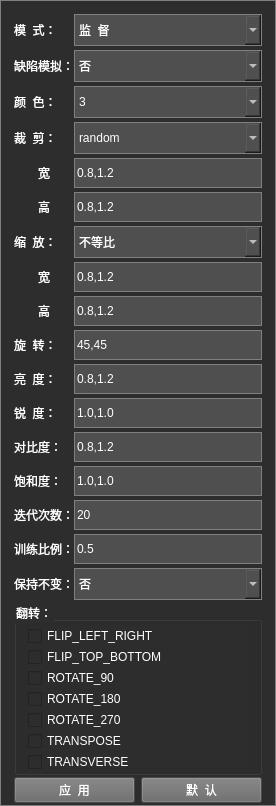
<?xml version="1.0" encoding="UTF-8"?>
<ui version="4.0">
 <class>parameterConfigForm</class>
 <widget class="QWidget" name="parameterConfigForm">
  <property name="geometry">
   <rect>
    <x>0</x>
    <y>0</y>
    <width>276</width>
    <height>750</height>
   </rect>
  </property>
  <property name="windowTitle">
   <string>parameterConfigForm</string>
  </property>
  <property name="styleSheet">
   <string notr="true">background-color: rgb(45, 45, 45);</string>
  </property>
  <layout class="QGridLayout" name="gridLayout">
   <property name="leftMargin">
    <number>0</number>
   </property>
   <property name="topMargin">
    <number>0</number>
   </property>
   <property name="rightMargin">
    <number>0</number>
   </property>
   <property name="bottomMargin">
    <number>0</number>
   </property>
   <property name="spacing">
    <number>0</number>
   </property>
   <item row="0" column="0">
    <widget class="QGroupBox" name="groupBox_5">
     <property name="styleSheet">
      <string notr="true">QGroupBox#groupBox_5{
border:1px solid gray;
	color: rgb(255, 255, 255);
/*color: rgb(255, 255, 255);*/
	background-color: rgb(45, 45, 45);
}</string>
     </property>
     <property name="title">
      <string/>
     </property>
     <layout class="QVBoxLayout" name="verticalLayout_3" stretch="1,1,0">
      <property name="spacing">
       <number>2</number>
      </property>
      <property name="topMargin">
       <number>8</number>
      </property>
      <property name="bottomMargin">
       <number>0</number>
      </property>
      <item>
       <layout class="QGridLayout" name="gridLayout_5">
        <property name="horizontalSpacing">
         <number>0</number>
        </property>
        <property name="verticalSpacing">
         <number>4</number>
        </property>
        <item row="9" column="1">
         <widget class="QLineEdit" name="edit_rotate_range">
          <property name="minimumSize">
           <size>
            <width>0</width>
            <height>30</height>
           </size>
          </property>
          <property name="font">
           <font>
            <pointsize>9</pointsize>
           </font>
          </property>
          <property name="styleSheet">
           <string notr="true">background-color: rgb(79, 79, 79);
color: rgb(255, 255, 255);
border:1px solid gray;</string>
          </property>
          <property name="text">
           <string>45,45</string>
          </property>
         </widget>
        </item>
        <item row="7" column="0">
         <widget class="QLabel" name="label_8">
          <property name="font">
           <font>
            <pointsize>9</pointsize>
           </font>
          </property>
          <property name="styleSheet">
           <string notr="true">color: rgb(255, 255, 255);</string>
          </property>
          <property name="text">
           <string>宽</string>
          </property>
          <property name="alignment">
           <set>Qt::AlignCenter</set>
          </property>
         </widget>
        </item>
        <item row="2" column="1">
         <widget class="QComboBox" name="com_color">
          <property name="font">
           <font>
            <pointsize>9</pointsize>
           </font>
          </property>
          <property name="styleSheet">
           <string notr="true">QComboBox{
border:1px solid gray;
color: rgb(255, 255, 255);
background-color: rgb(79, 79, 79);
height: 30px;
}
/* 下拉后，整个下拉窗体样式 */
QComboBox QAbstractItemView {
    /*outline: 1px solid gray;    选定项的虚框 */
    border: 0px solid gray;   /* 整个下拉窗体的边框 */
    color: white;
    background-color: #545454;   /* 整个下拉窗体的背景色 */
    selection-background-color: #55aaff;   /* 整个下拉窗体被选中项的背景色 */
}

/* 下拉后，整个下拉窗体每项的样式 */
QComboBox QAbstractItemView::item {
    height: 50px;   /* 项的高度 */
}

/* 下拉后，整个下拉窗体越过每项的样式 */
QComboBox QAbstractItemView::item:hover {
    color: #FFFFFF;
    background-color: #55aaff;   /* 整个下拉窗体越过每项的背景色 */
}

/* 下拉后，整个下拉窗体被选择的每项的样式 */
QComboBox QAbstractItemView::item:selected {
    color: #FFFFFF;
    background-color: #55aaff;
}</string>
          </property>
          <property name="currentIndex">
           <number>2</number>
          </property>
          <item>
           <property name="text">
            <string>1</string>
           </property>
          </item>
          <item>
           <property name="text">
            <string>2</string>
           </property>
          </item>
          <item>
           <property name="text">
            <string>3</string>
           </property>
          </item>
          <item>
           <property name="text">
            <string>4</string>
           </property>
          </item>
          <item>
           <property name="text">
            <string>5</string>
           </property>
          </item>
          <item>
           <property name="text">
            <string>6</string>
           </property>
          </item>
          <item>
           <property name="text">
            <string>7</string>
           </property>
          </item>
          <item>
           <property name="text">
            <string>8</string>
           </property>
          </item>
         </widget>
        </item>
        <item row="0" column="1">
         <widget class="QComboBox" name="com_mode_supervised">
          <property name="font">
           <font>
            <pointsize>9</pointsize>
           </font>
          </property>
          <property name="styleSheet">
           <string notr="true">QComboBox{
border:1px solid gray;
color: rgb(255, 255, 255);
background-color: rgb(79, 79, 79);
height: 30px;
}
/* 下拉后，整个下拉窗体样式 */
QComboBox QAbstractItemView {
    /*outline: 1px solid gray;    选定项的虚框 */
    border: 0px solid gray;   /* 整个下拉窗体的边框 */
    color: white;
    background-color: #545454;   /* 整个下拉窗体的背景色 */
    selection-background-color: #55aaff;   /* 整个下拉窗体被选中项的背景色 */
}

/* 下拉后，整个下拉窗体每项的样式 */
QComboBox QAbstractItemView::item {
    height: 50px;   /* 项的高度 */
}

/* 下拉后，整个下拉窗体越过每项的样式 */
QComboBox QAbstractItemView::item:hover {
    color: #FFFFFF;
    background-color: #55aaff;   /* 整个下拉窗体越过每项的背景色 */
}

/* 下拉后，整个下拉窗体被选择的每项的样式 */
QComboBox QAbstractItemView::item:selected {
    color: #FFFFFF;
    background-color: #55aaff;
}</string>
          </property>
          <item>
           <property name="text">
            <string>监  督</string>
           </property>
          </item>
          <item>
           <property name="text">
            <string>无监督</string>
           </property>
          </item>
         </widget>
        </item>
        <item row="8" column="0">
         <widget class="QLabel" name="label_9">
          <property name="font">
           <font>
            <pointsize>9</pointsize>
           </font>
          </property>
          <property name="styleSheet">
           <string notr="true">color: rgb(255, 255, 255);</string>
          </property>
          <property name="text">
           <string>高</string>
          </property>
          <property name="alignment">
           <set>Qt::AlignCenter</set>
          </property>
         </widget>
        </item>
        <item row="5" column="1">
         <widget class="QLineEdit" name="edit_crop_size_h">
          <property name="minimumSize">
           <size>
            <width>0</width>
            <height>30</height>
           </size>
          </property>
          <property name="font">
           <font>
            <pointsize>9</pointsize>
           </font>
          </property>
          <property name="styleSheet">
           <string notr="true">background-color: rgb(79, 79, 79);
color: rgb(255, 255, 255);
border:1px solid gray;</string>
          </property>
          <property name="text">
           <string>0.8,1.2</string>
          </property>
         </widget>
        </item>
        <item row="7" column="1">
         <widget class="QLineEdit" name="edit_range_h">
          <property name="minimumSize">
           <size>
            <width>0</width>
            <height>30</height>
           </size>
          </property>
          <property name="font">
           <font>
            <pointsize>9</pointsize>
           </font>
          </property>
          <property name="styleSheet">
           <string notr="true">background-color: rgb(79, 79, 79);
color: rgb(255, 255, 255);
border:1px solid gray;</string>
          </property>
          <property name="text">
           <string>0.8,1.2</string>
          </property>
         </widget>
        </item>
        <item row="0" column="0">
         <widget class="QLabel" name="label_2">
          <property name="font">
           <font>
            <pointsize>9</pointsize>
           </font>
          </property>
          <property name="styleSheet">
           <string notr="true">color: rgb(255, 255, 255);</string>
          </property>
          <property name="text">
           <string>模  式：</string>
          </property>
         </widget>
        </item>
        <item row="3" column="1">
         <widget class="QComboBox" name="com_crop_mode">
          <property name="font">
           <font>
            <pointsize>9</pointsize>
           </font>
          </property>
          <property name="styleSheet">
           <string notr="true">QComboBox{
border:1px solid gray;
color: rgb(255, 255, 255);
background-color: rgb(79, 79, 79);
height: 30px;
}
/* 下拉后，整个下拉窗体样式 */
QComboBox QAbstractItemView {
    /*outline: 1px solid gray;    选定项的虚框 */
    border: 0px solid gray;   /* 整个下拉窗体的边框 */
    color: white;
    background-color: #545454;   /* 整个下拉窗体的背景色 */
    selection-background-color: #55aaff;   /* 整个下拉窗体被选中项的背景色 */
}

/* 下拉后，整个下拉窗体每项的样式 */
QComboBox QAbstractItemView::item {
    height: 50px;   /* 项的高度 */
}

/* 下拉后，整个下拉窗体越过每项的样式 */
QComboBox QAbstractItemView::item:hover {
    color: #FFFFFF;
    background-color: #55aaff;   /* 整个下拉窗体越过每项的背景色 */
}

/* 下拉后，整个下拉窗体被选择的每项的样式 */
QComboBox QAbstractItemView::item:selected {
    color: #FFFFFF;
    background-color: #55aaff;
}</string>
          </property>
          <item>
           <property name="text">
            <string>random</string>
           </property>
          </item>
          <item>
           <property name="text">
            <string>center</string>
           </property>
          </item>
         </widget>
        </item>
        <item row="14" column="1">
         <widget class="QLineEdit" name="edit_epoch">
          <property name="minimumSize">
           <size>
            <width>0</width>
            <height>30</height>
           </size>
          </property>
          <property name="font">
           <font>
            <pointsize>9</pointsize>
           </font>
          </property>
          <property name="styleSheet">
           <string notr="true">background-color: rgb(79, 79, 79);
color: rgb(255, 255, 255);
border:1px solid gray;</string>
          </property>
          <property name="text">
           <string>20</string>
          </property>
         </widget>
        </item>
        <item row="15" column="1">
         <widget class="QLineEdit" name="edit_train_ratio">
          <property name="minimumSize">
           <size>
            <width>0</width>
            <height>30</height>
           </size>
          </property>
          <property name="font">
           <font>
            <pointsize>9</pointsize>
           </font>
          </property>
          <property name="styleSheet">
           <string notr="true">background-color: rgb(79, 79, 79);
color: rgb(255, 255, 255);
border:1px solid gray;</string>
          </property>
          <property name="text">
           <string>0.5</string>
          </property>
         </widget>
        </item>
        <item row="1" column="1">
         <widget class="QComboBox" name="com_defect_simulation">
          <property name="font">
           <font>
            <pointsize>9</pointsize>
           </font>
          </property>
          <property name="styleSheet">
           <string notr="true">QComboBox{
border:1px solid gray;
color: rgb(255, 255, 255);
background-color: rgb(79, 79, 79);
height: 30px;
}
/* 下拉后，整个下拉窗体样式 */
QComboBox QAbstractItemView {
    /*outline: 1px solid gray;    选定项的虚框 */
    border: 0px solid gray;   /* 整个下拉窗体的边框 */
    color: white;
    background-color: #545454;   /* 整个下拉窗体的背景色 */
    selection-background-color: #55aaff;   /* 整个下拉窗体被选中项的背景色 */
}

/* 下拉后，整个下拉窗体每项的样式 */
QComboBox QAbstractItemView::item {
    height: 50px;   /* 项的高度 */
}

/* 下拉后，整个下拉窗体越过每项的样式 */
QComboBox QAbstractItemView::item:hover {
    color: #FFFFFF;
    background-color: #55aaff;   /* 整个下拉窗体越过每项的背景色 */
}

/* 下拉后，整个下拉窗体被选择的每项的样式 */
QComboBox QAbstractItemView::item:selected {
    color: #FFFFFF;
    background-color: #55aaff;
}</string>
          </property>
          <item>
           <property name="text">
            <string>否</string>
           </property>
          </item>
          <item>
           <property name="text">
            <string>是</string>
           </property>
          </item>
         </widget>
        </item>
        <item row="6" column="1">
         <widget class="QComboBox" name="com_resize_mode">
          <property name="font">
           <font>
            <pointsize>9</pointsize>
           </font>
          </property>
          <property name="styleSheet">
           <string notr="true">QComboBox{
border:1px solid gray;
color: rgb(255, 255, 255);
background-color: rgb(79, 79, 79);
height: 30px;
}
/* 下拉后，整个下拉窗体样式 */
QComboBox QAbstractItemView {
    /*outline: 1px solid gray;    选定项的虚框 */
    border: 0px solid gray;   /* 整个下拉窗体的边框 */
    color: white;
    background-color: #545454;   /* 整个下拉窗体的背景色 */
    selection-background-color: #55aaff;   /* 整个下拉窗体被选中项的背景色 */
}

/* 下拉后，整个下拉窗体每项的样式 */
QComboBox QAbstractItemView::item {
    height: 50px;   /* 项的高度 */
}

/* 下拉后，整个下拉窗体越过每项的样式 */
QComboBox QAbstractItemView::item:hover {
    color: #FFFFFF;
    background-color: #55aaff;   /* 整个下拉窗体越过每项的背景色 */
}

/* 下拉后，整个下拉窗体被选择的每项的样式 */
QComboBox QAbstractItemView::item:selected {
    color: #FFFFFF;
    background-color: #55aaff;
}</string>
          </property>
          <item>
           <property name="text">
            <string>不等比</string>
           </property>
          </item>
          <item>
           <property name="text">
            <string>等比例</string>
           </property>
          </item>
         </widget>
        </item>
        <item row="5" column="0">
         <widget class="QLabel" name="label_20">
          <property name="font">
           <font>
            <pointsize>9</pointsize>
           </font>
          </property>
          <property name="styleSheet">
           <string notr="true">color: rgb(255, 255, 255);</string>
          </property>
          <property name="text">
           <string>高</string>
          </property>
          <property name="alignment">
           <set>Qt::AlignCenter</set>
          </property>
         </widget>
        </item>
        <item row="15" column="0">
         <widget class="QLabel" name="label_19">
          <property name="font">
           <font>
            <pointsize>9</pointsize>
           </font>
          </property>
          <property name="styleSheet">
           <string notr="true">color: rgb(255, 255, 255);</string>
          </property>
          <property name="text">
           <string>训练比例：</string>
          </property>
         </widget>
        </item>
        <item row="6" column="0">
         <widget class="QLabel" name="label_7">
          <property name="font">
           <font>
            <pointsize>9</pointsize>
           </font>
          </property>
          <property name="styleSheet">
           <string notr="true">color: rgb(255, 255, 255);</string>
          </property>
          <property name="text">
           <string>缩  放：</string>
          </property>
         </widget>
        </item>
        <item row="9" column="0">
         <widget class="QLabel" name="label_10">
          <property name="font">
           <font>
            <pointsize>9</pointsize>
           </font>
          </property>
          <property name="styleSheet">
           <string notr="true">color: rgb(255, 255, 255);</string>
          </property>
          <property name="text">
           <string>旋  转：</string>
          </property>
         </widget>
        </item>
        <item row="8" column="1">
         <widget class="QLineEdit" name="edit_range_w">
          <property name="minimumSize">
           <size>
            <width>0</width>
            <height>30</height>
           </size>
          </property>
          <property name="font">
           <font>
            <pointsize>9</pointsize>
           </font>
          </property>
          <property name="styleSheet">
           <string notr="true">background-color: rgb(79, 79, 79);
color: rgb(255, 255, 255);
border:1px solid gray;</string>
          </property>
          <property name="text">
           <string>0.8,1.2</string>
          </property>
         </widget>
        </item>
        <item row="11" column="1">
         <widget class="QLineEdit" name="edit_sharp">
          <property name="minimumSize">
           <size>
            <width>0</width>
            <height>30</height>
           </size>
          </property>
          <property name="font">
           <font>
            <pointsize>9</pointsize>
           </font>
          </property>
          <property name="styleSheet">
           <string notr="true">background-color: rgb(79, 79, 79);
color: rgb(255, 255, 255);
border:1px solid gray;</string>
          </property>
          <property name="text">
           <string>1.0,1.0</string>
          </property>
         </widget>
        </item>
        <item row="13" column="0">
         <widget class="QLabel" name="label_16">
          <property name="font">
           <font>
            <pointsize>9</pointsize>
           </font>
          </property>
          <property name="styleSheet">
           <string notr="true">color: rgb(255, 255, 255);</string>
          </property>
          <property name="text">
           <string>饱和度：</string>
          </property>
         </widget>
        </item>
        <item row="12" column="0">
         <widget class="QLabel" name="label_15">
          <property name="font">
           <font>
            <pointsize>9</pointsize>
           </font>
          </property>
          <property name="styleSheet">
           <string notr="true">color: rgb(255, 255, 255);</string>
          </property>
          <property name="text">
           <string>对比度：</string>
          </property>
         </widget>
        </item>
        <item row="13" column="1">
         <widget class="QLineEdit" name="edit_color_2">
          <property name="minimumSize">
           <size>
            <width>0</width>
            <height>30</height>
           </size>
          </property>
          <property name="font">
           <font>
            <pointsize>9</pointsize>
           </font>
          </property>
          <property name="styleSheet">
           <string notr="true">background-color: rgb(79, 79, 79);
color: rgb(255, 255, 255);
border:1px solid gray;</string>
          </property>
          <property name="text">
           <string>1.0,1.0</string>
          </property>
         </widget>
        </item>
        <item row="11" column="0">
         <widget class="QLabel" name="label_14">
          <property name="font">
           <font>
            <pointsize>9</pointsize>
           </font>
          </property>
          <property name="styleSheet">
           <string notr="true">color: rgb(255, 255, 255);</string>
          </property>
          <property name="text">
           <string>锐  度：</string>
          </property>
         </widget>
        </item>
        <item row="16" column="0">
         <widget class="QLabel" name="label_3">
          <property name="font">
           <font>
            <pointsize>9</pointsize>
           </font>
          </property>
          <property name="styleSheet">
           <string notr="true">color: rgb(255, 255, 255);</string>
          </property>
          <property name="text">
           <string>保持不变：</string>
          </property>
         </widget>
        </item>
        <item row="14" column="0">
         <widget class="QLabel" name="label_18">
          <property name="font">
           <font>
            <pointsize>9</pointsize>
           </font>
          </property>
          <property name="styleSheet">
           <string notr="true">color: rgb(255, 255, 255);</string>
          </property>
          <property name="text">
           <string>迭代次数：</string>
          </property>
         </widget>
        </item>
        <item row="10" column="1">
         <widget class="QLineEdit" name="edit_bright">
          <property name="minimumSize">
           <size>
            <width>0</width>
            <height>30</height>
           </size>
          </property>
          <property name="font">
           <font>
            <pointsize>9</pointsize>
           </font>
          </property>
          <property name="styleSheet">
           <string notr="true">background-color: rgb(79, 79, 79);
color: rgb(255, 255, 255);
border:1px solid gray;</string>
          </property>
          <property name="text">
           <string>0.8,1.2</string>
          </property>
         </widget>
        </item>
        <item row="3" column="0">
         <widget class="QLabel" name="label_4">
          <property name="font">
           <font>
            <pointsize>9</pointsize>
           </font>
          </property>
          <property name="styleSheet">
           <string notr="true">color: rgb(255, 255, 255);</string>
          </property>
          <property name="text">
           <string>裁  剪：</string>
          </property>
         </widget>
        </item>
        <item row="4" column="0">
         <widget class="QLabel" name="label_21">
          <property name="font">
           <font>
            <pointsize>9</pointsize>
           </font>
          </property>
          <property name="styleSheet">
           <string notr="true">color: rgb(255, 255, 255);</string>
          </property>
          <property name="text">
           <string>宽</string>
          </property>
          <property name="alignment">
           <set>Qt::AlignCenter</set>
          </property>
         </widget>
        </item>
        <item row="16" column="1">
         <widget class="QComboBox" name="com_keeptraindata">
          <property name="font">
           <font>
            <pointsize>9</pointsize>
           </font>
          </property>
          <property name="styleSheet">
           <string notr="true">QComboBox{
border:1px solid gray;
color: rgb(255, 255, 255);
background-color: rgb(79, 79, 79);
height: 30px;
}
/* 下拉后，整个下拉窗体样式 */
QComboBox QAbstractItemView {
    /*outline: 1px solid gray;    选定项的虚框 */
    border: 0px solid gray;   /* 整个下拉窗体的边框 */
    color: white;
    background-color: #545454;   /* 整个下拉窗体的背景色 */
    selection-background-color: #55aaff;   /* 整个下拉窗体被选中项的背景色 */
}

/* 下拉后，整个下拉窗体每项的样式 */
QComboBox QAbstractItemView::item {
    height: 50px;   /* 项的高度 */
}

/* 下拉后，整个下拉窗体越过每项的样式 */
QComboBox QAbstractItemView::item:hover {
    color: #FFFFFF;
    background-color: #55aaff;   /* 整个下拉窗体越过每项的背景色 */
}

/* 下拉后，整个下拉窗体被选择的每项的样式 */
QComboBox QAbstractItemView::item:selected {
    color: #FFFFFF;
    background-color: #55aaff;
}</string>
          </property>
          <property name="currentText">
           <string>否</string>
          </property>
          <item>
           <property name="text">
            <string>否</string>
           </property>
          </item>
          <item>
           <property name="text">
            <string>是</string>
           </property>
          </item>
         </widget>
        </item>
        <item row="1" column="0">
         <widget class="QLabel" name="label_11">
          <property name="font">
           <font>
            <pointsize>9</pointsize>
           </font>
          </property>
          <property name="styleSheet">
           <string notr="true">color: rgb(255, 255, 255);</string>
          </property>
          <property name="text">
           <string>缺陷模拟：</string>
          </property>
         </widget>
        </item>
        <item row="2" column="0">
         <widget class="QLabel" name="label_6">
          <property name="font">
           <font>
            <pointsize>9</pointsize>
           </font>
          </property>
          <property name="styleSheet">
           <string notr="true">color: rgb(255, 255, 255);</string>
          </property>
          <property name="text">
           <string>颜  色：</string>
          </property>
         </widget>
        </item>
        <item row="4" column="1">
         <widget class="QLineEdit" name="edit_crop_size_w">
          <property name="minimumSize">
           <size>
            <width>0</width>
            <height>30</height>
           </size>
          </property>
          <property name="font">
           <font>
            <pointsize>9</pointsize>
           </font>
          </property>
          <property name="styleSheet">
           <string notr="true">background-color: rgb(79, 79, 79);
color: rgb(255, 255, 255);
border:1px solid gray;</string>
          </property>
          <property name="text">
           <string>0.8,1.2</string>
          </property>
         </widget>
        </item>
        <item row="10" column="0">
         <widget class="QLabel" name="label_13">
          <property name="font">
           <font>
            <pointsize>9</pointsize>
           </font>
          </property>
          <property name="styleSheet">
           <string notr="true">color: rgb(255, 255, 255);</string>
          </property>
          <property name="text">
           <string>亮  度：</string>
          </property>
         </widget>
        </item>
        <item row="12" column="1">
         <widget class="QLineEdit" name="edit_contrast">
          <property name="minimumSize">
           <size>
            <width>0</width>
            <height>30</height>
           </size>
          </property>
          <property name="font">
           <font>
            <pointsize>9</pointsize>
           </font>
          </property>
          <property name="styleSheet">
           <string notr="true">background-color: rgb(79, 79, 79);
color: rgb(255, 255, 255);
border:1px solid gray;</string>
          </property>
          <property name="text">
           <string>0.8,1.2</string>
          </property>
         </widget>
        </item>
       </layout>
      </item>
      <item>
       <widget class="QGroupBox" name="groupBox_3">
        <property name="styleSheet">
         <string notr="true">color: rgb(255, 255, 255);</string>
        </property>
        <property name="title">
         <string>翻转：</string>
        </property>
        <layout class="QVBoxLayout" name="verticalLayout_5">
         <property name="spacing">
          <number>1</number>
         </property>
         <property name="topMargin">
          <number>4</number>
         </property>
         <property name="bottomMargin">
          <number>0</number>
         </property>
         <item>
          <widget class="QCheckBox" name="check_FLIP_LEFT_RIGHT">
           <property name="sizePolicy">
            <sizepolicy hsizetype="Minimum" vsizetype="Minimum">
             <horstretch>0</horstretch>
             <verstretch>0</verstretch>
            </sizepolicy>
           </property>
           <property name="font">
            <font>
             <pointsize>9</pointsize>
            </font>
           </property>
           <property name="text">
            <string>FLIP_LEFT_RIGHT</string>
           </property>
          </widget>
         </item>
         <item>
          <widget class="QCheckBox" name="check_FLIP_TOP_BOTTOM">
           <property name="sizePolicy">
            <sizepolicy hsizetype="Minimum" vsizetype="Minimum">
             <horstretch>0</horstretch>
             <verstretch>0</verstretch>
            </sizepolicy>
           </property>
           <property name="font">
            <font>
             <pointsize>9</pointsize>
            </font>
           </property>
           <property name="text">
            <string>FLIP_TOP_BOTTOM</string>
           </property>
          </widget>
         </item>
         <item>
          <widget class="QCheckBox" name="check_ROTATE_90">
           <property name="sizePolicy">
            <sizepolicy hsizetype="Minimum" vsizetype="Minimum">
             <horstretch>0</horstretch>
             <verstretch>0</verstretch>
            </sizepolicy>
           </property>
           <property name="font">
            <font>
             <pointsize>9</pointsize>
            </font>
           </property>
           <property name="text">
            <string>ROTATE_90</string>
           </property>
          </widget>
         </item>
         <item>
          <widget class="QCheckBox" name="check_ROTATE_180">
           <property name="sizePolicy">
            <sizepolicy hsizetype="Minimum" vsizetype="Minimum">
             <horstretch>0</horstretch>
             <verstretch>0</verstretch>
            </sizepolicy>
           </property>
           <property name="font">
            <font>
             <pointsize>9</pointsize>
            </font>
           </property>
           <property name="text">
            <string>ROTATE_180</string>
           </property>
          </widget>
         </item>
         <item>
          <widget class="QCheckBox" name="check_ROTATE_270">
           <property name="sizePolicy">
            <sizepolicy hsizetype="Minimum" vsizetype="Minimum">
             <horstretch>0</horstretch>
             <verstretch>0</verstretch>
            </sizepolicy>
           </property>
           <property name="font">
            <font>
             <pointsize>9</pointsize>
            </font>
           </property>
           <property name="text">
            <string>ROTATE_270</string>
           </property>
          </widget>
         </item>
         <item>
          <widget class="QCheckBox" name="check_TRANSPOSE">
           <property name="sizePolicy">
            <sizepolicy hsizetype="Minimum" vsizetype="Minimum">
             <horstretch>0</horstretch>
             <verstretch>0</verstretch>
            </sizepolicy>
           </property>
           <property name="font">
            <font>
             <pointsize>9</pointsize>
            </font>
           </property>
           <property name="text">
            <string>TRANSPOSE</string>
           </property>
          </widget>
         </item>
         <item>
          <widget class="QCheckBox" name="check_TRANSVERSE">
           <property name="sizePolicy">
            <sizepolicy hsizetype="Minimum" vsizetype="Minimum">
             <horstretch>0</horstretch>
             <verstretch>0</verstretch>
            </sizepolicy>
           </property>
           <property name="font">
            <font>
             <pointsize>9</pointsize>
            </font>
           </property>
           <property name="text">
            <string>TRANSVERSE</string>
           </property>
          </widget>
         </item>
        </layout>
       </widget>
      </item>
      <item>
       <layout class="QHBoxLayout" name="horizontalLayout_2">
        <item>
         <widget class="QPushButton" name="btnParamApply">
          <property name="font">
           <font>
            <pointsize>9</pointsize>
           </font>
          </property>
          <property name="styleSheet">
           <string notr="true">QPushButton#btnParamApply{	
color: rgb(255, 255, 255);
background-color: rgb(104, 104, 104);
}
QPushButton#btnParamApply:disabled{
        background-color: rgb(144, 144, 144);
		color: #bbbbbb;
		outline: none;
		border-style:inset;
    }</string>
          </property>
          <property name="text">
           <string>应  用</string>
          </property>
         </widget>
        </item>
        <item>
         <widget class="QPushButton" name="btnParamDefault">
          <property name="font">
           <font>
            <pointsize>9</pointsize>
           </font>
          </property>
          <property name="styleSheet">
           <string notr="true">QPushButton#btnParamDefault{	
color: rgb(255, 255, 255);
background-color: rgb(104, 104, 104);
}
QPushButton#btnParamDefault:disabled{
        background-color: rgb(144, 144, 144);
		color: #bbbbbb;
		outline: none;
		border-style:inset;
    }</string>
          </property>
          <property name="text">
           <string>默  认</string>
          </property>
         </widget>
        </item>
       </layout>
      </item>
     </layout>
    </widget>
   </item>
  </layout>
 </widget>
 <layoutdefault spacing="6" margin="11"/>
 <resources/>
 <connections/>
</ui>
